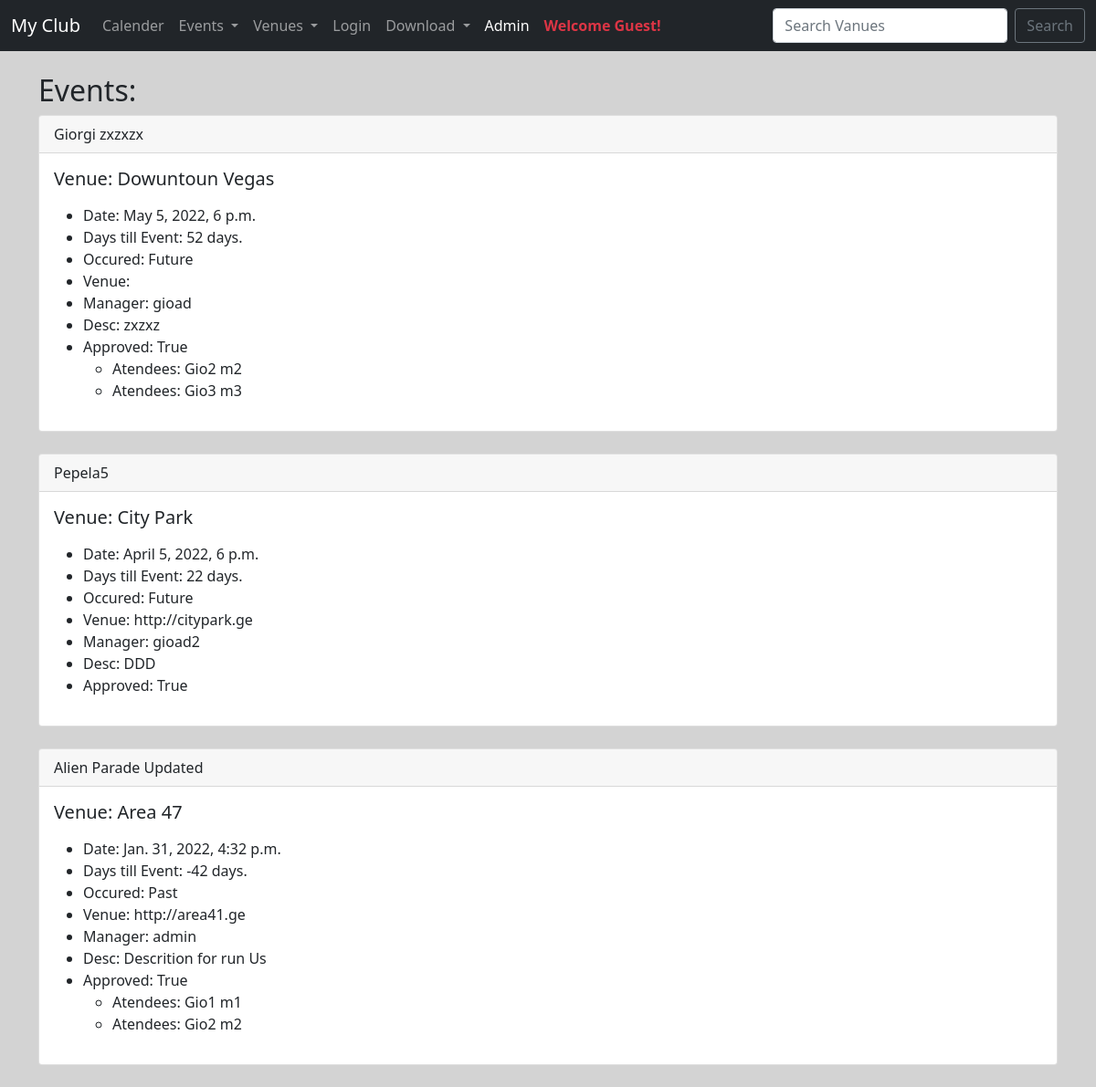
Page /events/ on the earlier database version.
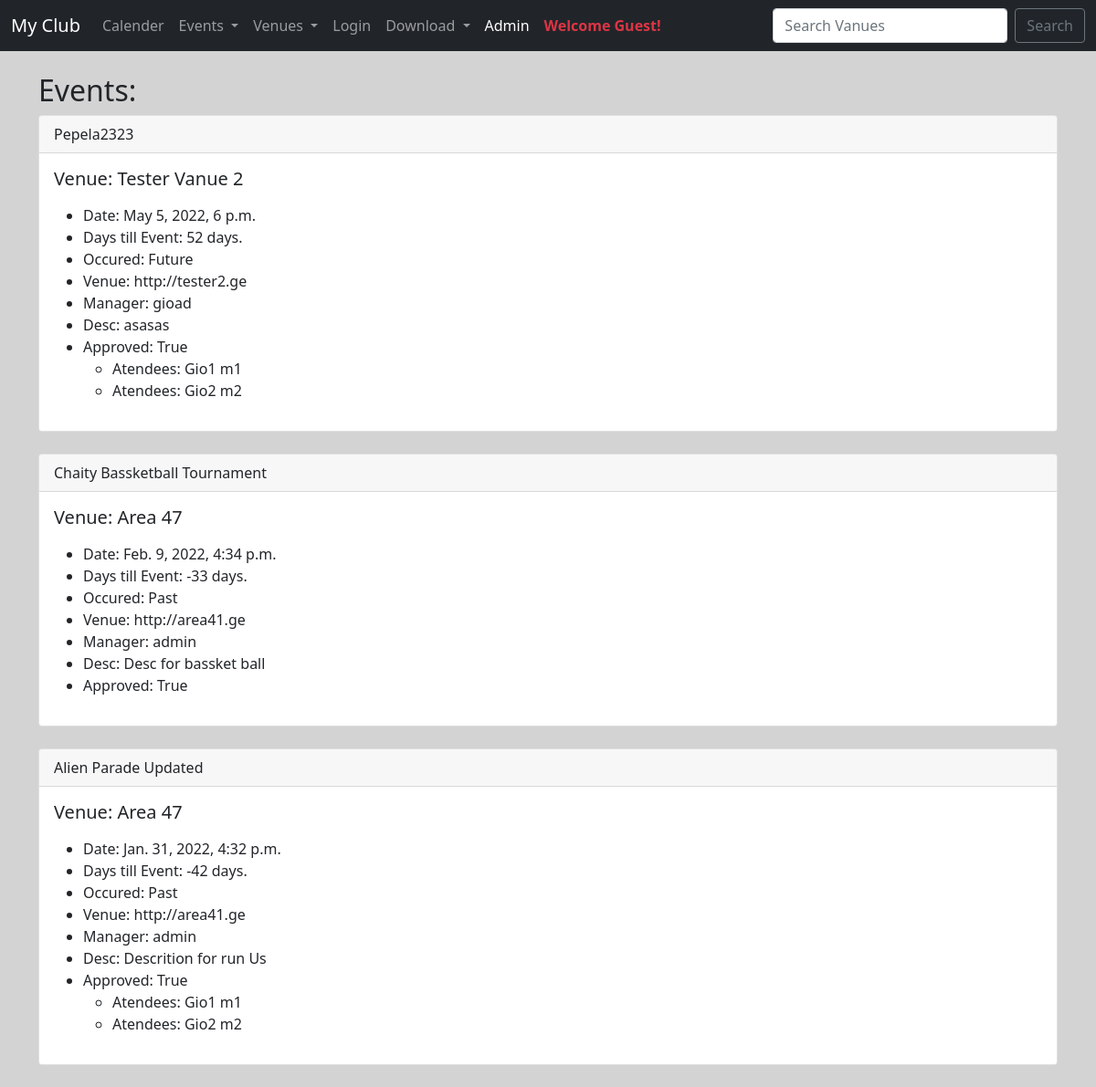
Same page on the later database version.
### events/models.py (models this page shows)
class Event(models.Model):
    name =      models.CharField('Event Name', max_length=120)
    event_date = models.DateTimeField()
    venue  =    models.ForeignKey(Venue, blank=True, null=True, on_delete=models.CASCADE)
    manager =   models.ForeignKey(User, blank=True, null=True, on_delete=models.SET_NULL)
    description = models.TextField(blank=True, null=True)
    attendees = models.ManyToManyField(MyClubUser, blank=True)
    approved = models.BooleanField('Aprrovedd', default=False)
    def __str__(self) -> str:
        return self.name
    @property
    def Days_till(self):
        today = date.today()
        days_till = self.event_date.date() - today
        days_till_stripped = str(days_till).split(',', 1)[0]
        return days_till_stripped
    @property
    def Is_past(self):
        today = date.today()
        if self.event_date.date() < today:
            thing = "Past"
        else:
            thing = "Future"
        return thing

class Venue(models.Model):
    name =      models.CharField('Venue Name', max_length=120)
    address =   models.CharField(max_length=220)
    zip_code =  models.CharField('Zip Code', max_length=15)
    phone =     models.CharField('Contact Phone', max_length=120, blank=True)
    web =       models.URLField('Website Address', blank=True)
    email_address = models.EmailField('Email Address', blank=True)
    owner = models.IntegerField("Venue Owner", blank=False, default=1)
    venue_image = models.ImageField(null=True, blank=True, upload_to='images/')
    def __str__(self) -> str:
        return self.name

class MyClubUser(models.Model):
    first_name =    models.CharField(max_length=244)
    last_name =    models.CharField(max_length=244)
    Email =    models.EmailField('User Email')
    def __str__(self) -> str:
        return self.first_name + ' ' + self.last_name

### events/views.py (the view)
# urls.py: path('events/', views.all_events,  name='list-events'),
def all_events(request):
    event_list = Event.objects.all().order_by('-event_date')
    return render(request, 'events/event_list.html', {'event_list':event_list})

### events/templates/events/event_list.html (shortened to what this page needs)
{% extends 'events/base.html' %}
{% block content %}
<h2> Events: </h2>
{% for item in event_list %}
{% if item.approved %}
<div class="card">
    <div class="card-header">
        {{ item }}
    </div>
    <div class="card-body">
        <h5 class="card-title">Venue: {{ item.venue }}</h5>
        <p class="card-text">
        <ul>
            <li>Date: {{ item.event_date }}</li>
            <li>Days till Event: {{ item.Days_till }}.</li>
            <li>Occured: {{ item.Is_past }}</li>
            <li>Venue: {{ item.venue.web }}</li>
            <li>Manager: {{ item.manager }}</li>
            <li>Desc: {{ item.description }}</li>
            <li>Approved: {{ item.approved }}</li>
            <ul>
                {% for user in item.attendees.all %}
                <li>Atendees: {{ user }}</li>
                {% endfor %}
            </ul>
        </ul>
        </p>
    </div>
</div>
<br>
{% endif %}
{% endfor %}
{% endblock %}

Differences in the rows shown:
no longer on this page (row edited): Event: name "Giorgi zxzxzx", venue "Dowuntoun Vegas", event_date "May 5, 2022, 6 p.m.", Days_till "52 days", Is_past "Future", manager "gioad", description "zxzxz", approved "True", MyClubUser (first_name+last_name "Gio2 m2")
no longer on this page (row unchanged): MyClubUser: first_name+last_name "Gio3 m3", shown under "Giorgi zxzxzx"
no longer on this page (row edited): Event: name "Pepela5", venue "City Park", event_date "April 5, 2022, 6 p.m.", Days_till "22 days", Is_past "Future", venue.web "http://citypark.ge", manager "gioad2", description "DDD", approved "True"
now on this page (row edited): Event: name "Pepela2323", venue "Tester Vanue 2", event_date "May 5, 2022, 6 p.m.", Days_till "52 days", Is_past "Future", venue.web "http://tester2.ge", manager "gioad", description "asasas", approved "True", MyClubUser (first_name+last_name "Gio1 m1"), MyClubUser (first_name+last_name "Gio2 m2")
now on this page (row edited): Event: name "Chaity Bassketball Tournament", venue "Area 47", event_date "Feb. 9, 2022, 4:34 p.m.", Days_till "-33 days", Is_past "Past", venue.web "http://area41.ge", manager "admin", description "Desc for bassket ball", approved "True"
